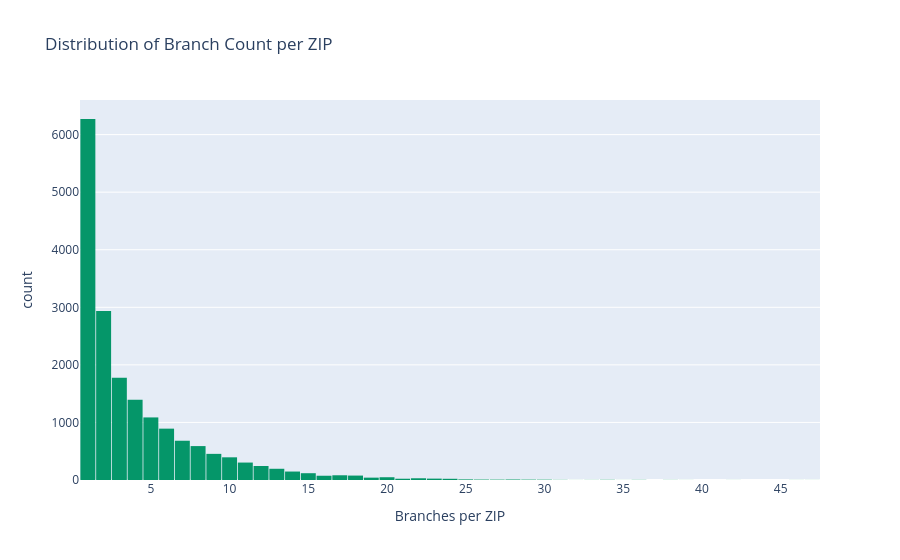

This figure's notebook cell:
### Code cell
# Branches per ZIP distribution

fig = px.histogram(
    zip_df['BRANCH_COUNT'],
    nbins=50,
    title='Distribution of Branch Count per ZIP',
    labels={'value': 'Branches per ZIP'},
    color_discrete_sequence=['#059669'],
)

fig.update_layout(bargap=0.05, showlegend=False)
fig.show()

# Simple counts
print(f'ZIPs with 1 branch  : {(zip_df["BRANCH_COUNT"] == 1).sum():,}')
print(f'ZIPs with 2–5 branches: {zip_df["BRANCH_COUNT"].between(2, 5).sum():,}')
print(f'ZIPs with 6+ branches : {(zip_df["BRANCH_COUNT"] >= 6).sum():,}')

### Figure 1 — Plotly figure (JSON) as saved in the notebook; plotly's stock layout.template omitted (floating-point values rounded to 4 significant figures; data arrays with more than 128 entries replaced by an {"elided": "..."} marker saying what was removed)
{"data": [{"bingroup": "x", "hovertemplate": "variable=BRANCH_COUNT<br>Branches per ZIP=%{x}<br>count=%{y}<extra></extra>", "legendgroup": "BRANCH_COUNT", "marker": {"color": "#059669", "pattern": {"shape": ""}}, "name": "BRANCH_COUNT", "nbinsx": 50, "orientation": "v", "showlegend": true, "type": "histogram", "x": {"elided": "17971 int values"}, "xaxis": "x", "yaxis": "y"}], "layout": {"bargap": 0.05, "barmode": "relative", "legend": {"title": {"text": "variable"}, "tracegroupgap": 0}, "showlegend": false, "title": {"text": "Distribution of Branch Count per ZIP"}, "xaxis": {"anchor": "y", "domain": [0, 1], "title": {"text": "Branches per ZIP"}}, "yaxis": {"anchor": "x", "domain": [0, 1], "title": {"text": "count"}}}}
